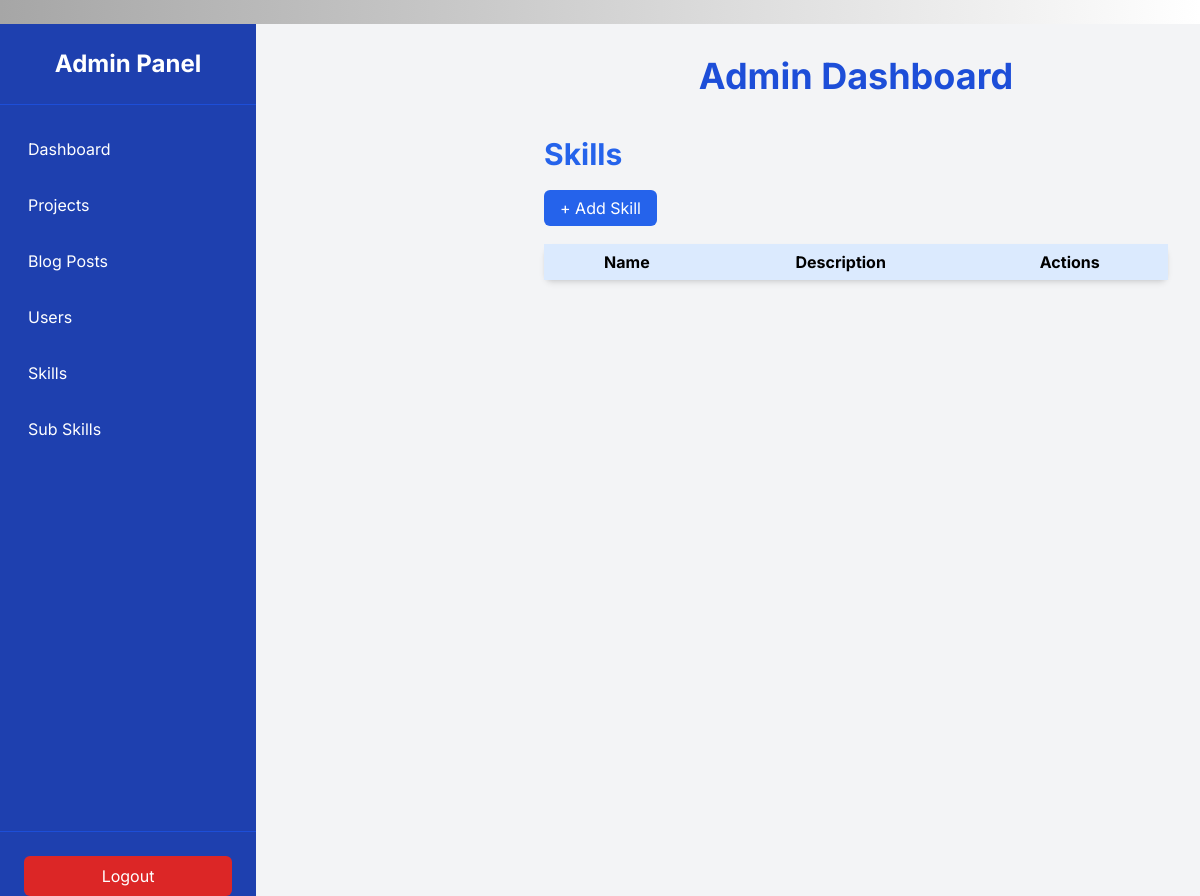
/admin/skills (signed in), run on an earlier commit of the app's database.
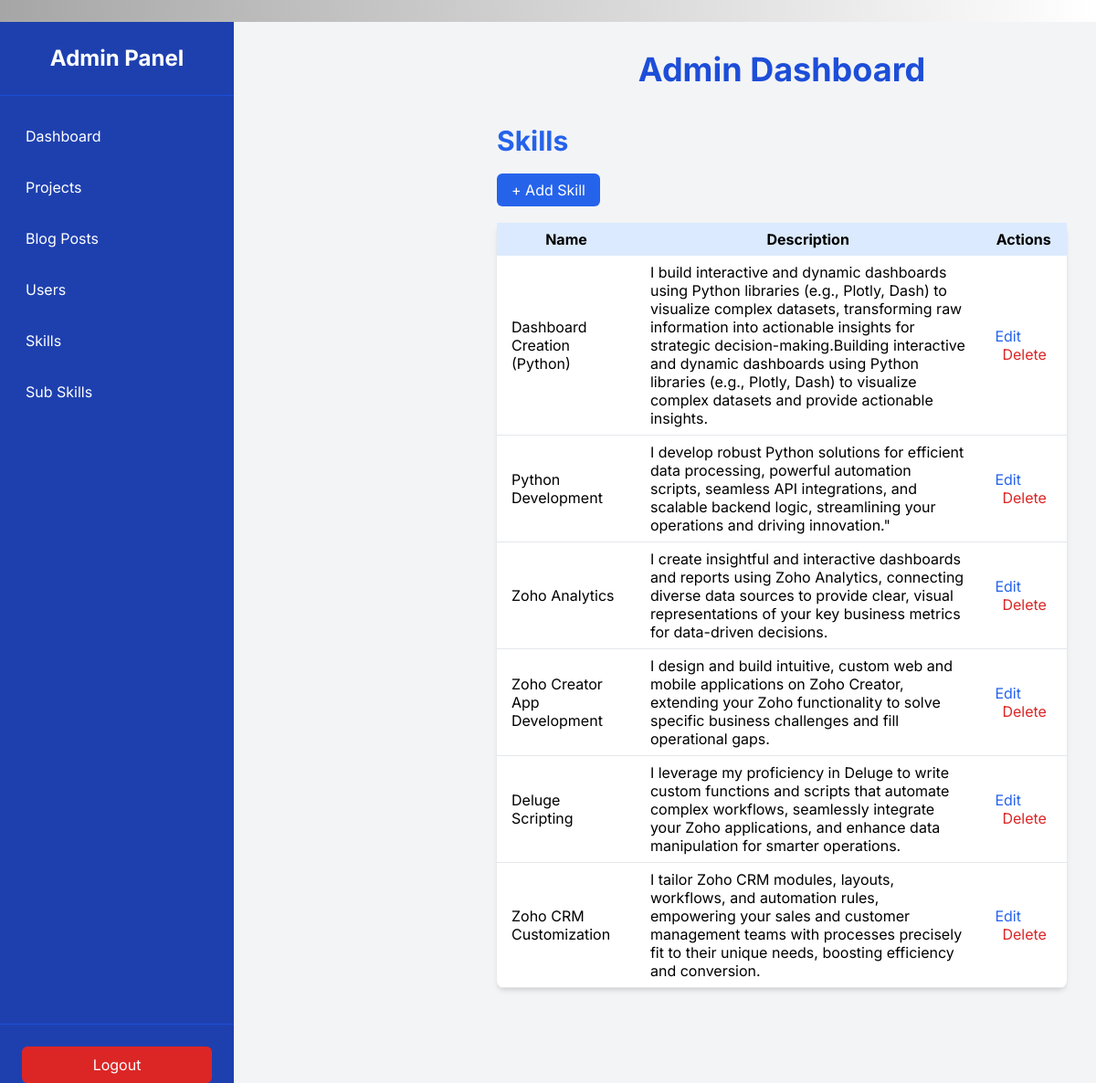
And on a later commit of the database.
### model.py (models this page shows, shortened)
class Skill(db.Model):
    id = db.Column(db.Integer, primary_key=True)
    name = db.Column(db.String(50), unique=True, nullable=False)
    description = db.Column(db.String(200), nullable=True)
    subskills = db.relationship('SubSkill', backref='skill', lazy=True)

### blueprints/admin/views.py (the view)
@bp.route('/skills')
@login_required
def manage_skills():
    form = SkillForm()
    skills = Skill.query.order_by(Skill.id.desc()).all()
    return render_template('admin/manage_skills.html', title='Skills', skills=skills, form=form)

### app.py (called while the page is built)
@app.context_processor
def inject_current_user():
    return {'current_user': _current_user}

@login_manager.user_loader
def _load_user(user_id):
    try:
        return db.session.get(User, int(user_id))
    except Exception:
        return None

### templates/admin/manage_skills.html
{% extends "admin/admin.html" %}
{% block admin_content %}
<div class="max-w-5xl mx-auto mt-10">
    <h1 class="text-3xl font-bold text-blue-600 mb-6">Skills</h1>
    <a href="{{ url_for('admin.add_skill') }}" class="bg-blue-600 text-white px-4 py-2 rounded-md">+ Add Skill</a>
    <table class="w-full mt-6 bg-white shadow-md rounded-lg">
        <thead class="bg-blue-100">
            <tr>
                <th class="py-2 px-4">Name</th>
                <th class="py-2 px-4">Description</th>
                <th class="py-2 px-4">Actions</th>
            </tr>
        </thead>
        <tbody>
            {% for skill in skills %}
            <tr class="border-b">
                <td class="py-2 px-4">{{ skill.name }}</td>
                <td class="py-2 px-4">{{ skill.description }}</td>
                <td class="py-2 px-4 space-x-2">
                    <a href="{{ url_for('admin.edit_skill', skill_id=skill.id) }}" class="text-blue-600">Edit</a>
                    <a href="{{ url_for('admin.delete_skill', skill_id=skill.id) }}" class="text-red-600">Delete</a>
                </td>
            </tr>
            {% endfor %}
        </tbody>
    </table>
</div>
{% endblock %}

### templates/admin/admin.html (shortened to what this page needs)
﻿<!DOCTYPE html>
<html lang="en">
<head>
    <script src="https://cdn.tailwindcss.com"></script>
    <link rel="stylesheet" href="https://cdnjs.cloudflare.com/ajax/libs/font-awesome/6.5.2/css/all.min.css" />
</head>
<body class="bg-gradient-to-r from-[#a6a6a6] to-[#ffffff]">
<div class="flex min-h-screen bg-gray-100 relative">
    <aside id="admin-sidebar"
           class="w-64 bg-blue-800 text-white flex flex-col absolute lg:relative inset-y-0 left-0
               transform -translate-x-full lg:translate-x-0 transition-transform duration-300 ease-in-out z-10">
        <div class="p-6 text-center border-b border-blue-700">
            <h1 class="text-2xl font-bold">Admin Panel</h1>
        </div>
        <nav class="flex-1 px-4 py-6 space-y-4">
            <a href="{{ url_for('admin.dashboard') }}" class="block px-3 py-2 rounded-md hover:bg-blue-700 transition">Dashboard</a>
            <a href="{{ url_for('admin.manage_projects') }}" class="block px-3 py-2 rounded-md hover:bg-blue-700 transition">Projects</a>
            <a href="{{ url_for('admin.manage_blog') }}" class="block px-3 py-2 rounded-md hover:bg-blue-700 transition">Blog Posts</a>
            <a href="{{ url_for('admin.manage_users') }}" class="block px-3 py-2 rounded-md hover:bg-blue-700 transition">Users</a>
            <a href="{{ url_for('admin.manage_skills') }}" class="block px-3 py-2 rounded-md hover:bg-blue-700 transition">Skills</a>
            <a href="{{ url_for('admin.manage_subskills') }}" class="block px-3 py-2 rounded-md hover:bg-blue-700 transition">Sub Skills</a>
        </nav>
        <div class="p-6 border-t border-blue-700">
        <a href="{{ url_for('auth.logout') }}" class="block px-3 py-2 bg-red-600 rounded-md text-center hover:bg-red-700 transition">
                Logout
            </a>
        </div>
    </aside>
    <main class="flex-1 p-8 overflow-y-auto lg:ml-64">
        <h1 class="text-4xl font-bold text-blue-700 mb-10 text-center">Admin Dashboard</h1>
        {% block admin_content %}
        {% endblock %}
    </main>
</div>
</body>
</html>

### templates/admin/admin.html (style rules this page uses)
body { font-family: 'Inter', sans-serif; scroll-behavior: smooth; background-color: #f8fafc; }

What changed in the data, as far as the page shows it:
added Skill: name "Dashboard Creation (Python)", description "I build interactive and dynamic dashboards using Python libraries (e.g., Plotly, Dash) to visualize complex datasets, transforming raw information into actionable insights for strategic decision-making.Building interactive and dynamic dashboards using Python libraries (e.g., Plotly, Dash) to visualize complex datasets and provide actionable insights."
added Skill: name "Python Development", description "I develop robust Python solutions for efficient data processing, powerful automation scripts, seamless API integrations, and scalable backend logic, streamlining your operations and driving innovation.\""
added Skill: name "Zoho Analytics", description "I create insightful and interactive dashboards and reports using Zoho Analytics, connecting diverse data sources to provide clear, visual representations of your key business metrics for data-driven decisions."
added Skill: name "Zoho Creator App Development", description "I design and build intuitive, custom web and mobile applications on Zoho Creator, extending your Zoho functionality to solve specific business challenges and fill operational gaps."
added Skill: name "Deluge Scripting", description "I leverage my proficiency in Deluge to write custom functions and scripts that automate complex workflows, seamlessly integrate your Zoho applications, and enhance data manipulation for smarter operations."
added Skill: name "Zoho CRM Customization", description "I tailor Zoho CRM modules, layouts, workflows, and automation rules, empowering your sales and customer management teams with processes precisely fit to their unique needs, boosting efficiency and conversion."
